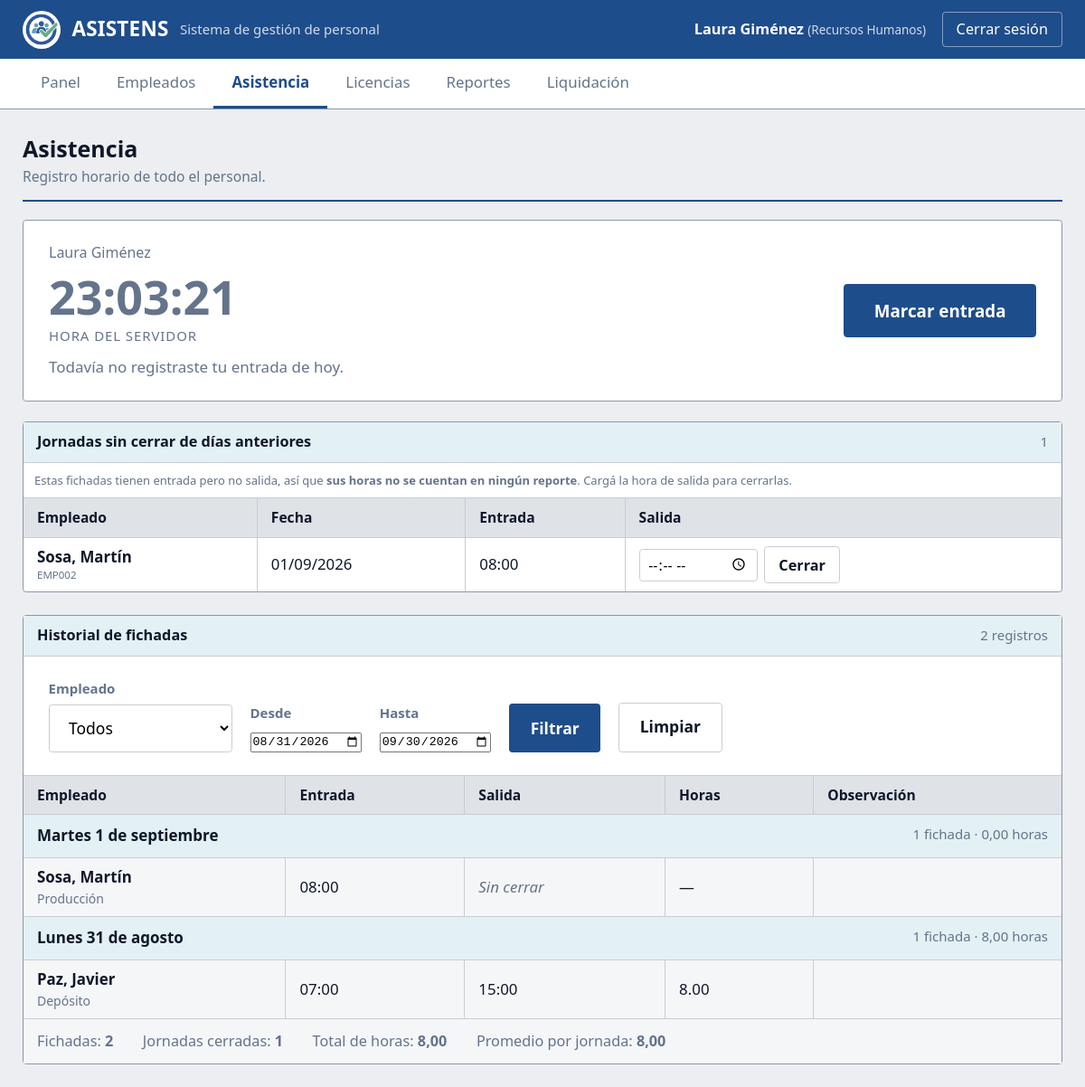
Page /asistencia.php (signed in) on the committed database.
### tables this page shows
CREATE TABLE fichadas (
    id_fichada   INT          NOT NULL AUTO_INCREMENT,
    id_empleado  INT          NOT NULL,
    fecha        DATE         NOT NULL,
    hora_entrada TIME         NOT NULL,
    hora_salida  TIME         NULL,
    observacion  VARCHAR(200) NULL,

    PRIMARY KEY (id_fichada),
    UNIQUE KEY uq_fichada_empleado_fecha (id_empleado, fecha),
    KEY idx_fichadas_fecha (fecha),

    CONSTRAINT fk_fichadas_empleado
        FOREIGN KEY (id_empleado) REFERENCES empleados (id_empleado)
        ON DELETE CASCADE
        ON UPDATE CASCADE
);

CREATE TABLE empleados (
    id_empleado   INT          NOT NULL AUTO_INCREMENT,
    legajo        VARCHAR(10)  NOT NULL,
    nombre        VARCHAR(50)  NOT NULL,
    apellido      VARCHAR(50)  NOT NULL,
    dni           VARCHAR(10)  NOT NULL,
    email         VARCHAR(100) NULL,
    telefono      VARCHAR(20)  NULL,
    cargo         VARCHAR(50)  NULL,
     
     
     
    valor_hora    DECIMAL(10,2) NULL DEFAULT NULL,
    fecha_ingreso DATE         NOT NULL,
    id_area       INT          NULL,
    activo        TINYINT(1)   NOT NULL DEFAULT 1,

    PRIMARY KEY (id_empleado),
    UNIQUE KEY uq_empleados_legajo (legajo),
    UNIQUE KEY uq_empleados_dni    (dni),
    KEY idx_empleados_area     (id_area),
    KEY idx_empleados_apellido (apellido),

    CONSTRAINT fk_empleados_area
        FOREIGN KEY (id_area) REFERENCES areas (id_area)
        ON DELETE SET NULL
        ON UPDATE CASCADE
);

CREATE TABLE areas (
    id_area     INT           NOT NULL AUTO_INCREMENT,
    nombre      VARCHAR(50)   NOT NULL,
    descripcion VARCHAR(150)  NULL,

    PRIMARY KEY (id_area),
    UNIQUE KEY uq_areas_nombre (nombre)
);

### includes/proteger.php (called while the page is built, shortened)
<?php
function limpio($texto)
{
    return htmlspecialchars($texto ?? '', ENT_QUOTES, 'UTF-8');
}

### asistencia.php (the view, shortened to what this page needs)
<?php
require_once 'includes/proteger.php';
require_once 'config/conexion.php';
$es_rrhh     = (($_SESSION['rol'] ?? '') === 'rrhh');
$id_empleado = (int) $_SESSION['id_empleado'];
$consulta = $conexion->prepare(
    "SELECT id_fichada, hora_entrada, hora_salida
       FROM fichadas
      WHERE id_empleado = :id AND fecha = CURDATE()"
);
$consulta->execute([':id' => $id_empleado]);
$mi_fichada = $consulta->fetch();
if (!$mi_fichada) {
    $mi_estado = 'sin_entrada';
} elseif ($mi_fichada['hora_salida'] === null) {
    $mi_estado = 'adentro';
} else {
    $mi_estado = 'cerrada';
}
$ahora_seg = ((int) date('H')) * 3600 + ((int) date('i')) * 60 + (int) date('s');
$entrada_seg  = 0;
$sql_abiertas = "
    SELECT f.id_fichada, f.fecha, f.hora_entrada,
           e.legajo, CONCAT(e.apellido, ', ', e.nombre) AS empleado
      FROM fichadas f
      INNER JOIN empleados e ON e.id_empleado = f.id_empleado
     WHERE f.hora_salida IS NULL
       AND f.fecha < CURDATE()
       " . ($es_rrhh ? "" : "AND f.id_empleado = :id") . "
     ORDER BY f.fecha DESC";
$consulta = $conexion->prepare($sql_abiertas);
$consulta->execute($es_rrhh ? [] : [':id' => $id_empleado]);
$abiertas = $consulta->fetchAll();
$desde = $_GET['desde'] ?? date('Y-m-d', strtotime('-30 days'));
$hasta = $_GET['hasta'] ?? date('Y-m-d');
$condiciones = ["f.fecha BETWEEN :desde AND :hasta"];
$parametros  = [':desde' => $desde, ':hasta' => $hasta];
$donde = implode(' AND ', $condiciones);
$sql_resumen = "
    SELECT COUNT(DISTINCT f.fecha) AS dias,
           COUNT(*)                AS registros,
           SUM(CASE WHEN f.hora_salida IS NOT NULL THEN 1 ELSE 0 END) AS jornadas,
           SUM(ROUND(TIMESTAMPDIFF(MINUTE, f.hora_entrada,
                     f.hora_salida) / 60, 2)) AS horas
      FROM fichadas f
      INNER JOIN empleados e ON e.id_empleado = f.id_empleado
     WHERE $donde";
$consulta = $conexion->prepare($sql_resumen);
$consulta->execute($parametros);
$resumen = $consulta->fetch();
$total_dias  = (int)   ($resumen['jornadas']  ?? 0);
$total_horas = (float) ($resumen['horas']     ?? 0);
$total_regs  = (int)   ($resumen['registros'] ?? 0);
$dias_por_pagina = 5;
$pagina = (int) ($_GET['pagina'] ?? 1);
$desplazamiento = ($pagina - 1) * $dias_por_pagina;
$sql_dias = "
    SELECT DISTINCT f.fecha
      FROM fichadas f
      INNER JOIN empleados e ON e.id_empleado = f.id_empleado
     WHERE $donde
     ORDER BY f.fecha DESC
     LIMIT $dias_por_pagina OFFSET $desplazamiento";
$consulta = $conexion->prepare($sql_dias);
$consulta->execute($parametros);
$dias_pagina = $consulta->fetchAll();
$historial = [];
if (count($dias_pagina) > 0) {
    $marcadores   = [];
    $par_historial = $parametros;
    foreach ($dias_pagina as $i => $d) {
        $marcadores[]              = ':d' . $i;
        $par_historial[':d' . $i]  = $d['fecha'];
    }
    $sql_historial = "
        SELECT f.fecha, f.hora_entrada, f.hora_salida, f.observacion,
               e.legajo, CONCAT(e.apellido, ', ', e.nombre) AS empleado,
               a.nombre AS area,
               ROUND(TIMESTAMPDIFF(MINUTE, f.hora_entrada,
                     f.hora_salida) / 60, 2) AS horas
          FROM fichadas f
          INNER JOIN empleados e ON e.id_empleado = f.id_empleado
          LEFT  JOIN areas     a ON a.id_area     = e.id_area
         WHERE $donde
           AND f.fecha IN (" . implode(', ', $marcadores) . ")
         ORDER BY f.fecha DESC, e.apellido ASC";
    $consulta = $conexion->prepare($sql_historial);
    $consulta->execute($par_historial);
    $historial = $consulta->fetchAll();
}
$por_dia = [];
foreach ($historial as $h) {
    $por_dia[$h['fecha']][] = $h;
}
$dias  = ['domingo', 'lunes', 'martes', 'miércoles', 'jueves', 'viernes', 'sábado'];
$meses = ['', 'enero', 'febrero', 'marzo', 'abril', 'mayo', 'junio',
          'julio', 'agosto', 'septiembre', 'octubre', 'noviembre', 'diciembre'];
require_once 'includes/cabecera.php';
?>
<main class="contenido">
    <div class="encabezado">
        <div>
            <h2>Asistencia</h2>
            <p>
                <?= $es_rrhh
                    ? 'Registro horario de todo el personal.'
                    : 'Tu registro de entradas y salidas.' ?>
            </p>
        </div>
    </div>
    <div class="jornada"
         id="jornada"
         data-modo="<?= $mi_estado === 'sin_entrada' ? 'reloj' : ($mi_estado === 'adentro' ? 'contador' : 'fijo') ?>"
         data-servidor="<?= $ahora_seg ?>"
         data-entrada="<?= $entrada_seg ?>">
        <div class="jornada__datos">
            <p class="jornada__quien"><?= limpio($_SESSION['nombre']) ?></p>
            <?php if ($mi_estado === 'sin_entrada'): ?>
                <div class="jornada__cifra jornada__cifra--apagada" id="jornadaCifra"><?= date('H:i:s') ?></div>
                <span class="jornada__que">Hora del servidor</span>
                <p class="jornada__detalle">Todavía no registraste tu entrada de hoy.</p>
            <?php endif; ?>
        </div>
        <div class="jornada__accion">
            <?php if ($mi_estado === 'sin_entrada'): ?>
                <form method="POST" action="asistencia.php">
                    <button type="submit" class="jornada__boton">Marcar entrada</button>
                </form>
            <?php else: ?>
                <span class="estado estado--cerrado">Jornada cerrada</span>
            <?php endif; ?>
        </div>
    </div>
    <?php if (count($abiertas) > 0): ?>
    <div class="caja">
        <div class="caja__titulo">
            <h3>Jornadas sin cerrar de días anteriores</h3>
            <span class="texto-suave"><?= count($abiertas) ?></span>
        </div>
        <div style="padding:10px 12px; border-bottom:1px solid var(--borde); font-size:13px; color:var(--texto-suave)">
            Estas fichadas tienen entrada pero no salida, así que
            <strong>sus horas no se cuentan en ningún reporte</strong>.
            <?= $es_rrhh
                ? 'Cargá la hora de salida para cerrarlas.'
                : 'Avisale a Recursos Humanos para que las corrija.' ?>
        </div>
        <div class="tabla-contenedor">
            <table class="tabla tabla--densa">
                <thead>
                    <tr>
                        <?php if ($es_rrhh): ?><th>Empleado</th><?php endif; ?>
                        <th>Fecha</th>
                        <th>Entrada</th>
                        <th>Salida</th>
                    </tr>
                </thead>
                <tbody>
                <?php foreach ($abiertas as $a): ?>
                    <tr>
                        <?php if ($es_rrhh): ?>
                        <td class="nowrap">
                            <strong><?= limpio($a['empleado']) ?></strong>
                            <span class="texto-suave" style="display:block;font-size:11.5px">
                                <?= limpio($a['legajo']) ?>
                            </span>
                        </td>
                        <?php endif; ?>
                        <td class="num nowrap"><?= date('d/m/Y', strtotime($a['fecha'])) ?></td>
                        <td class="num nowrap"><?= substr($a['hora_entrada'], 0, 5) ?></td>
                        <td>
                            <?php if ($es_rrhh): ?>
                            <form method="POST" action="asistencia.php" class="form-linea">
                                <input type="time" name="hora_salida" required>
                                <button type="submit" class="boton boton--secundario boton--chico">Cerrar</button>
                            </form>
                            <?php else: ?>
                                <span class="estado estado--ninguno">Pendiente de corrección</span>
                            <?php endif; ?>
                        </td>
                    </tr>
                <?php endforeach; ?>
                </tbody>
            </table>
        </div>
    </div>
    <?php endif; ?>
    <div class="caja">
        <div class="caja__titulo">
            <h3><?= $es_rrhh ? 'Historial de fichadas' : 'Mi historial' ?></h3>
            <span class="texto-suave"><?= $total_regs ?> registros</span>
        </div>
        <form method="GET" action="asistencia.php" class="filtros">
            <?php if ($es_rrhh): ?>
            <div class="filtros__grupo">
                <label for="empleado">Empleado</label>
                <select name="empleado" id="empleado">
                    <option value="0">Todos</option>
                </select>
            </div>
            <?php endif; ?>
            <div class="filtros__grupo">
                <label for="desde">Desde</label>
                <input type="date" id="desde" name="desde" value="<?= limpio($desde) ?>">
            </div>
            <div class="filtros__grupo">
                <label for="hasta">Hasta</label>
                <input type="date" id="hasta" name="hasta" value="<?= limpio($hasta) ?>">
            </div>
            <button type="submit" class="boton boton--primario">Filtrar</button>
            <a href="asistencia.php" class="boton boton--secundario">Limpiar</a>
        </form>
        <div class="tabla-contenedor">
            <table class="tabla tabla--densa tabla--aireada">
                <thead>
                    <tr>
                        <?php if ($es_rrhh): ?><th>Empleado</th><?php endif; ?>
                        <th>Entrada</th>
                        <th>Salida</th>
                        <th>Horas</th>
                        <th>Observación</th>
                    </tr>
                </thead>
                <tbody>
                <?php $columnas = $es_rrhh ? 5 : 4; ?>
                <?php if (count($por_dia) === 0): ?>
                    <tr>
                        <td colspan="<?= $columnas ?>" class="vacio">
                            No hay fichadas en el período elegido.
                        </td>
                    </tr>
                <?php else: ?>
                    <?php foreach ($por_dia as $fecha_dia => $fichadas_dia): ?>
                    <?php
                    $horas_dia = 0;
                    foreach ($fichadas_dia as $f) {
                        $horas_dia += (float) $f['horas'];
                    }
                    ?>
                    <tr class="dia-cab">
                        <td colspan="<?= $columnas ?>">
                            <b><?= ucfirst($dias[(int) date('w', strtotime($fecha_dia))]) ?>
                               <?= date('j', strtotime($fecha_dia)) ?>
                               de <?= $meses[(int) date('n', strtotime($fecha_dia))] ?></b>
                            <span>
                                <?= count($fichadas_dia) ?>
                                <?= count($fichadas_dia) === 1 ? 'fichada' : 'fichadas' ?>
                                &middot; <?= number_format($horas_dia, 2, ',', '') ?> horas
                            </span>
                        </td>
                    </tr>
                    <?php foreach ($fichadas_dia as $h): ?>
                    <tr>
                        <?php if ($es_rrhh): ?>
                        <td>
                            <strong><?= limpio($h['empleado']) ?></strong>
                            <span class="dato-sub"><?= limpio($h['area'] ?? 'Sin área') ?></span>
                        </td>
                        <?php endif; ?>
                        <td class="num nowrap"><?= substr($h['hora_entrada'], 0, 5) ?></td>
                        <td class="num nowrap">
                            <?php if ($h['hora_salida'] === null): ?>
                                <span class="dato-vacio">Sin cerrar</span>
                            <?php else: ?>
                                <?= substr($h['hora_salida'], 0, 5) ?>
                            <?php endif; ?>
                        </td>
                        <td class="num nowrap">
                            <?= $h['horas'] !== null ? limpio($h['horas']) : '—' ?>
                        </td>
                        <td class="texto-suave"><?= limpio($h['observacion'] ?? '') ?></td>
                    </tr>
                    <?php endforeach; ?>
                    <?php endforeach; ?>
                <?php endif; ?>
                </tbody>
            </table>
        </div>
        <div class="totales">
            <span>Fichadas: <b><?= $total_regs ?></b></span>
            <span>Jornadas cerradas: <b><?= $total_dias ?></b></span>
            <span>Total de horas: <b><?= number_format($total_horas, 2, ',', '') ?></b></span>
            <?php if ($total_dias > 0): ?>
            <span>Promedio por jornada: <b><?= number_format($total_horas / $total_dias, 2, ',', '') ?></b></span>
            <?php endif; ?>
        </div>
    </div>
</main>
<?php
require_once 'includes/pie.php';
?>

### rows in the picture
fichadas: empleado "Sosa, Martín", id_empleado.legajo "EMP002", fecha "01/09/2026", hora_entrada "08:00", areas.nombre "Producción", shows "Sin cerrar"
fichadas: empleado "Paz, Javier", areas.nombre "Depósito", hora_entrada "07:00", hora_salida "15:00", horas "8.00"

### other values in the picture
limpio($_SESSION['nombre'] ?? '') "Laura Giménez"
$s['texto'] "Panel"
$s['texto'] "Empleados"
$s['texto'] "Asistencia"
$s['texto'] "Licencias"
$s['texto'] "Reportes"
$s['texto'] "Liquidación"
limpio($_SESSION['nombre']) "Laura Giménez"
count($abiertas) "1"
$total_regs "2"
$dias[(int) date('w', strtotime($fecha_dia))] "Martes"
date('j', strtotime($fecha_dia)) "1"
$meses[(int) date('n', strtotime($fecha_dia))] "septiembre"
count($fichadas_dia) "1"
$horas_dia "0,00"
